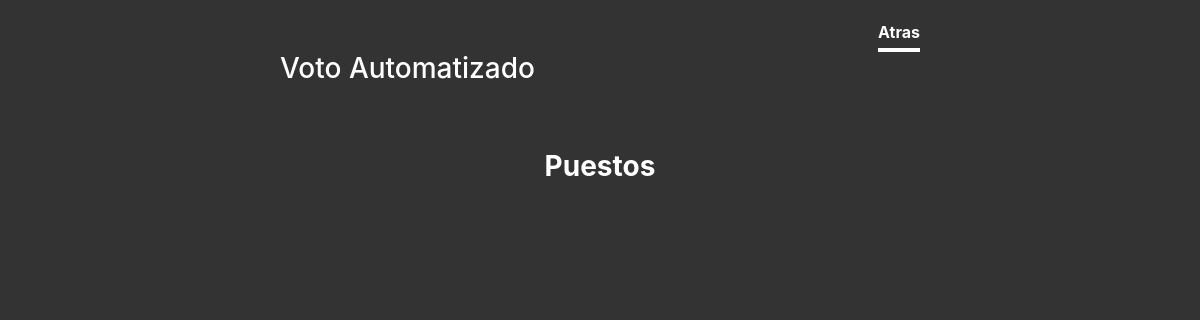
/puestoElectivo/listarpuesto.php, run on an earlier commit of the app's database.
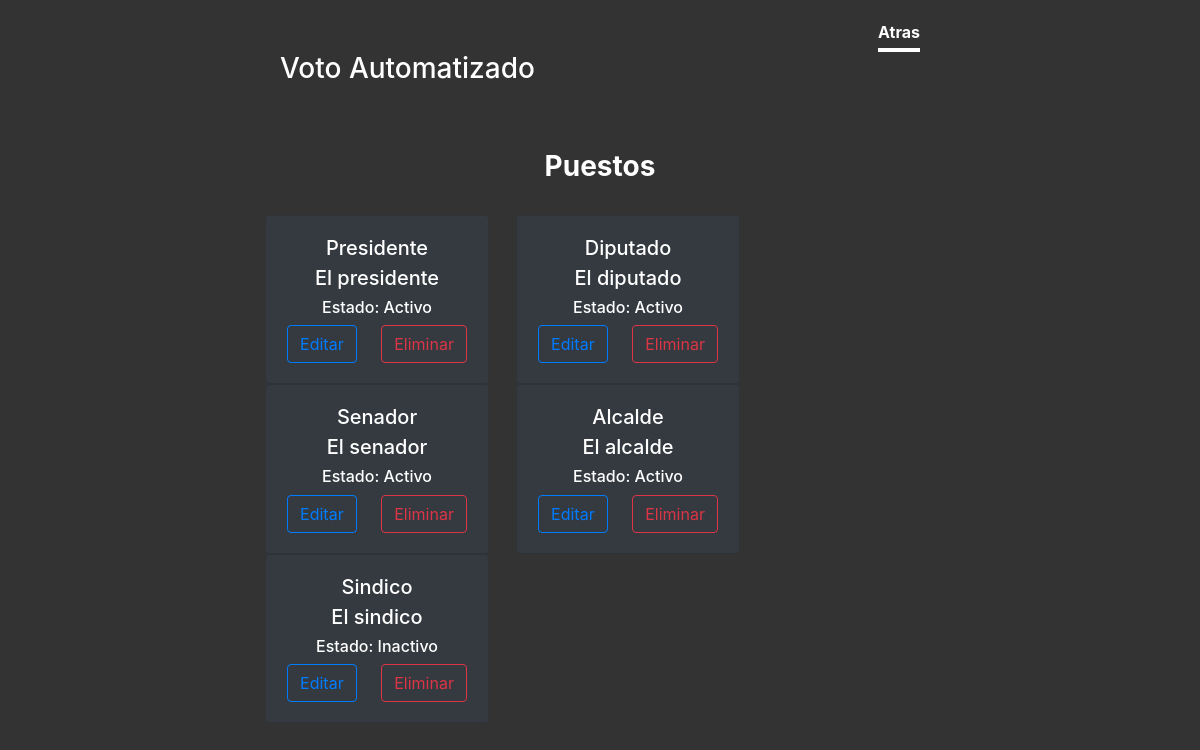
And on a later commit of the database.
### tables this page shows
CREATE TABLE `puesto_electivo` (
  `Id` int(11) NOT NULL,
  `Nombre` varchar(100) DEFAULT NULL,
  `Descripcion` varchar(400) DEFAULT NULL,
  `Estado` bit(1) DEFAULT NULL
);

### database/Context.php (called while the page is built, shortened)
<?php
class Context{
    function __construct($directory)
    {
$this->filehandler = new JsonFileHandler($directory,"configuration");
$this->db = new mysqli("localhost","root","","proyecto_final");
    }
}
?>

### database/JsonFileHandler.php (called while the page is built, shortened)
<?php
class JsonFileHandler implements FileHandler{
public $directory;
public $filename;
function __construct($directory, $filename){
$this->directory = $directory;
$this->filename = $filename;
}
    function ReadConfiguration(){
        $path = $this->directory . "/". $this->filename  . ".json";
        if(file_exists($path)){
          $file = fopen($path, "r");
          $contents = fread($file,filesize($path));
          fclose($file);
          return json_decode($contents);
        }
        else{
            return false;
        }
          }
}
?>

### puestoElectivo/puestoservice.php (called while the page is built, shortened)
<?php
class puestoservice implements Iserviciobase{
    private $context;
    public function __construct($directory){
        $this->context = new Context($directory);
    }
    public function Getlista(){
        $listarpuesto = array();
        $stmt = $this->context->db->prepare("SELECT * FROM puesto_electivo");
        $stmt->execute();
        $result= $stmt->get_result();
        if($result->num_rows === 0){
            return $listarpuesto;
        }else{
            while($row = $result->fetch_object()){
              $puesto = new puestoelectivo();
                $puesto->ID= $row->Id;
                $puesto->Nombre= $row->Nombre;
                $puesto->Descripcion= $row->Descripcion;
                $puesto->Estado= $row->Estado;
                array_push($listarpuesto,$puesto);
            }
        }
    return $listarpuesto;
    }
}

### puestoElectivo/listarpuesto.php (the view, shortened to what this page needs)
<?php
include "../layout/layout.php";
require_once "puestoservice.php";
require_once "../database/Context.php";
require_once "../database/JsonFileHandler.php";
$service = new puestoservice("database");
$listarpuesto = $service->Getlista();
?>
<body class="text-center">
    <div class="cover-container d-flex w-100 h-100 p-3 mx-auto flex-column">
  <header class="masthead mb-10%">
    <div class="inner">
      <nav class="nav nav-masthead justify-content-center">
        <a class="nav-link active" href="../admin/admin.php">Atras</a>
      </nav>
    </div>
<?php printHeader(true); ?>
<h3 class="font-weight-bold">Puestos</h3>
<br>
<div class="row">
<?php foreach ($listarpuesto as $puesto) : ?>
  <div class="card text-white bg-dark cover-container" style=" width: 14rem";>
                 <div class="card-body">
                       <h5 class="card-title"> <?php echo $puesto->Nombre?></h5>
                       <h5 class="card-subtitle mb-2"><?php echo $puesto->Descripcion?></h5>
                      <h6 class="card-text">Estado: <?php if ($puesto->Estado == 1): ?>
<td>Activo</td>
<?php else: ?>
    <td>Inactivo</td>
<?php endif ?></h6>
                      <a href="editarpuesto.php?id=<?php echo $puesto->ID; ?>" class="card-link btn btn-outline-primary">Editar</a>
                      <a href="eliminarpuesto.php?id=<?php echo $puesto->ID; ?>" class="card-link btn btn-outline-danger"
                                    onclick="return confirmar()">Eliminar</a>
                                    </div>
             </div>
             <?php endforeach; ?>
             </div>
<?php printFooter(true); ?>

### layout/layout.php (shortened to what this page needs)
<?php
function printHeader($isPage = false){
  $directory = ($isPage) ? "../":"";
    $header = <<<EOF
    <html lang="en"><head>
    <meta charset="utf-8">
    <meta name="viewport" content="width=device-width, initial-scale=1, shrink-to-fit=no">
    <meta name="description" content="">
    <title>Voto Automatizado</title>
<link href="{$directory}assents/css/bootstrap.min.css" rel="stylesheet" type="text/css">
<link href="{$directory}assents/css/style.css" rel="stylesheet" type="text/css">
  </head>
  <body class="text-center">
    <div class="cover-container d-flex w-100 h-100 mx-auto flex-column">
  <header class="masthead mb-10%">
    <div class="inner">
      <h3 class="masthead-brand">Voto Automatizado</h3>
      <nav class="nav nav-masthead justify-content-center">
      </nav>
    </div>
  </header>
EOF;
echo $header;
}
function printFooter($isPage = false){
  $header = <<<EOF
  <footer class="mastfoot mt-auto">
  </footer>
</div>
</body></html>
EOF;
echo $header;
}
?>

### assents/css/style.css (style rules this page uses)
a, a:focus, a:hover { color: #fff; }
html, body { height: 100%; background-color: #333; }
body { display: -ms-flexbox; display: flex; color: #fff; }
.cover-container { max-width: 42em; }
.masthead { margin-bottom: 10%; }
.masthead-brand { margin-bottom: 0; }
.nav-masthead .nav-link { padding: .25rem 0; font-weight: 700; color: rgba(255, 255, 255, .5); background-color: transparent; border-bottom: .25rem solid transparent; }
.nav-masthead .active { color: #fff; border-bottom-color: #fff; }
@media (min-width: 48em) { .masthead-brand { float: left; } }
@media (min-width: 48em) { .nav-masthead { float: right; } }

What changed in the data, as far as the page shows it:
added puesto_electivo: Nombre "Presidente", Descripcion "El presidente", Estado "Activo"
added puesto_electivo: Nombre "Diputado", Descripcion "El diputado", Estado "Activo"
added puesto_electivo: Nombre "Senador", Descripcion "El senador", Estado "Activo"
added puesto_electivo: Nombre "Alcalde", Descripcion "El alcalde", Estado "Activo"
added puesto_electivo: Nombre "Sindico", Descripcion "El sindico", Estado "Inactivo"
